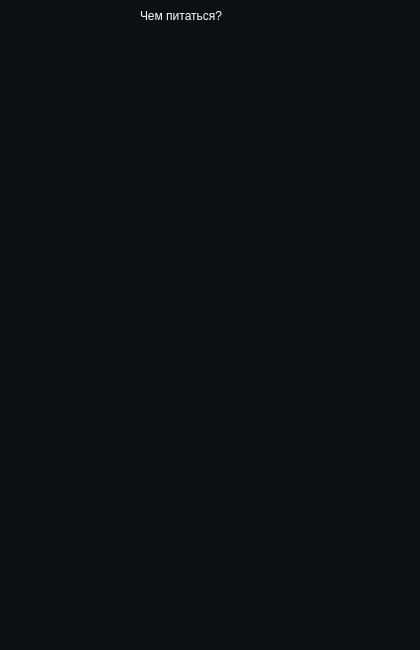
<?xml version="1.0" encoding="UTF-8"?>
<ui version="4.0">
 <class>MainWindow</class>
 <widget class="QMainWindow" name="MainWindow">
  <property name="geometry">
   <rect>
    <x>0</x>
    <y>0</y>
    <width>420</width>
    <height>650</height>
   </rect>
  </property>
  <property name="minimumSize">
   <size>
    <width>420</width>
    <height>650</height>
   </size>
  </property>
  <property name="maximumSize">
   <size>
    <width>420</width>
    <height>650</height>
   </size>
  </property>
  <property name="windowTitle">
   <string>MainWindow</string>
  </property>
  <property name="styleSheet">
   <string notr="true">background-color:#0b1015;</string>
  </property>
  <widget class="QWidget" name="centralwidget">
   <widget class="QPlainTextEdit" name="plainTextEdit">
    <property name="geometry">
     <rect>
      <x>10</x>
      <y>50</y>
      <width>401</width>
      <height>551</height>
     </rect>
    </property>
    <property name="styleSheet">
     <string notr="true">border:None;
color:white;</string>
    </property>
    <property name="readOnly">
     <bool>true</bool>
    </property>
   </widget>
   <widget class="QLabel" name="label">
    <property name="geometry">
     <rect>
      <x>140</x>
      <y>0</y>
      <width>151</width>
      <height>31</height>
     </rect>
    </property>
    <property name="styleSheet">
     <string notr="true">color:white;
font: 16pt &quot;Century Gothic&quot;;</string>
    </property>
    <property name="text">
     <string>Чем питаться?</string>
    </property>
   </widget>
  </widget>
  <widget class="QMenuBar" name="menubar">
   <property name="geometry">
    <rect>
     <x>0</x>
     <y>0</y>
     <width>420</width>
     <height>21</height>
    </rect>
   </property>
  </widget>
  <widget class="QStatusBar" name="statusbar"/>
 </widget>
 <resources/>
 <connections/>
</ui>
